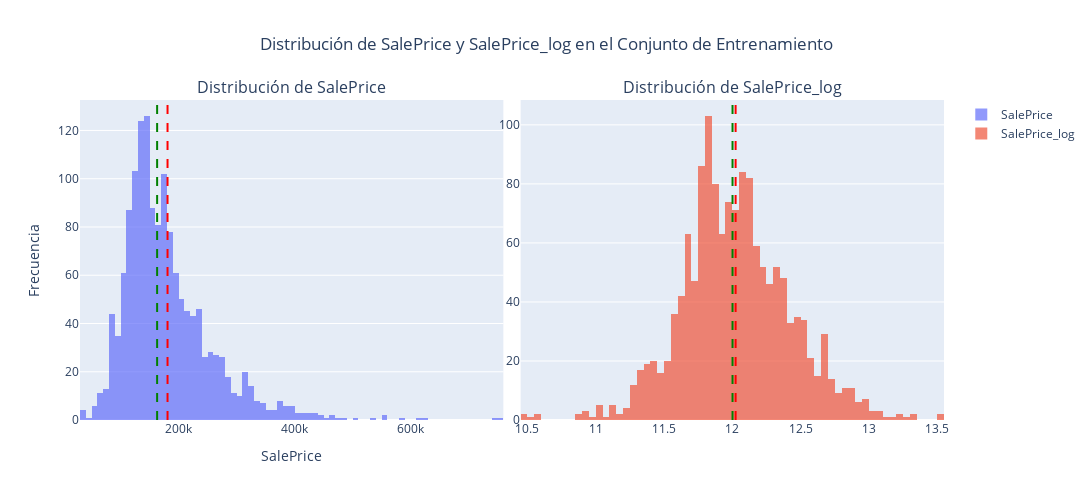

This figure's notebook cell:
### Markdown cell above
# Histograma de la target sin logaritmo

Este histograma representa la distribución de los precios de venta en el conjunto de entrenamiento.

La mayor parte de las observaciones se encuentran entre los 100k y 200k, donde la frecuencia alcanza su punto máximo (cerca de 500). La distribución tiene una cola alargada hacia la derecha, indicando la presencia de precios más altos que son menos frecuentes. Esto sugiere una distribución sesgada a la derecha, lo cual es común en precios de bienes inmuebles.

- **Media (rojo)**: Se encuentra a la derecha de la mediana, esto confirma el sesgo positivo (derecha) en los datos, causado por algunos precios de venta elevados. La media se ve afectada por estos valores altos y es un poco mayor que la mediana.

- **Mediana (verde)**: Representa el valor central de la distribución y está situada en la zona de mayor frecuencia (en torno a los precios entre 100k y 200k).

La mayoría de los precios de venta se concentran en el rango de precios accesibles, con algunos valores atípicos altos que incrementan la media.

### Code cell
media_train_log = np.mean(df['SalePrice_log'])
mediana_train_log = np.median(df[df["Dataset"] == "train"]['SalePrice_log']) # La mediana se ve afectada con los nan
media_train = np.mean(df['SalePrice'])
mediana_train = np.median(df[df["Dataset"] == "train"]['SalePrice']) # La mediana se ve afectada con los nan

fig = sp.make_subplots(rows=1, cols=2, shared_yaxes=False, horizontal_spacing=0.02,
                       subplot_titles=('Distribución de SalePrice', 'Distribución de SalePrice_log'))
# Gráfico de SalePrice
fig.add_trace(go.Histogram(x=df['SalePrice'], opacity=0.7, name='SalePrice'), row=1, col=1)
fig.add_vline(x=media_train, line_dash="dash", line_color="red", name="Media SalePrice", row=1, col=1)
fig.add_vline(x=mediana_train, line_dash="dash", line_color="green", name="Mediana SalePrice", row=1, col=1)

# Gráfico de SalePrice_log
fig.add_trace(go.Histogram(x=df['SalePrice_log'], opacity=0.7, name='SalePrice_log'), row=1, col=2)
fig.add_vline(x=media_train_log, line_dash="dash", line_color="red", name="Media SalePrice_log", row=1, col=2)
fig.add_vline(x=mediana_train_log, line_dash="dash", line_color="green", name="Mediana SalePrice_log", row=1, col=2)

# Actualizar el layout
fig.update_layout(
    title="Distribución de SalePrice y SalePrice_log en el Conjunto de Entrenamiento",
    xaxis_title='SalePrice',
    yaxis_title='Frecuencia',
    title_x=0.5,
    height=500,
    width=1300,
)

# fig.show()

### Figure 1 — Plotly figure (JSON) as saved in the notebook; plotly's stock layout.template omitted (floating-point values rounded to 4 significant figures; data arrays with more than 128 entries replaced by an {"elided": "..."} marker saying what was removed)
{"data": [{"name": "SalePrice", "opacity": 0.7, "type": "histogram", "x": {"elided": "2919 int values"}, "xaxis": "x", "yaxis": "y"}, {"name": "SalePrice_log", "opacity": 0.7, "type": "histogram", "x": {"elided": "2919 float values"}, "xaxis": "x2", "yaxis": "y2"}], "layout": {"annotations": [{"font": {"size": 16}, "showarrow": false, "text": "Distribución de SalePrice", "x": 0.245, "xanchor": "center", "xref": "paper", "y": 1, "yanchor": "bottom", "yref": "paper"}, {"font": {"size": 16}, "showarrow": false, "text": "Distribución de SalePrice_log", "x": 0.755, "xanchor": "center", "xref": "paper", "y": 1, "yanchor": "bottom", "yref": "paper"}], "height": 500, "shapes": [{"line": {"color": "red", "dash": "dash"}, "name": "Media SalePrice", "type": "line", "x0": 180900.0, "x1": 180900.0, "xref": "x", "y0": 0, "y1": 1, "yref": "y domain"}, {"line": {"color": "green", "dash": "dash"}, "name": "Mediana SalePrice", "type": "line", "x0": 163000, "x1": 163000, "xref": "x", "y0": 0, "y1": 1, "yref": "y domain"}, {"line": {"color": "red", "dash": "dash"}, "name": "Media SalePrice_log", "type": "line", "x0": 12.02, "x1": 12.02, "xref": "x2", "y0": 0, "y1": 1, "yref": "y2 domain"}, {"line": {"color": "green", "dash": "dash"}, "name": "Mediana SalePrice_log", "type": "line", "x0": 12.0, "x1": 12.0, "xref": "x2", "y0": 0, "y1": 1, "yref": "y2 domain"}], "title": {"text": "Distribución de SalePrice y SalePrice_log en el Conjunto de Entrenamiento", "x": 0.5}, "width": 1300, "xaxis": {"anchor": "y", "domain": [0, 0.49], "title": {"text": "SalePrice"}}, "xaxis2": {"anchor": "y2", "domain": [0.51, 1]}, "yaxis": {"anchor": "x", "domain": [0, 1], "title": {"text": "Frecuencia"}}, "yaxis2": {"anchor": "x2", "domain": [0, 1]}}}
